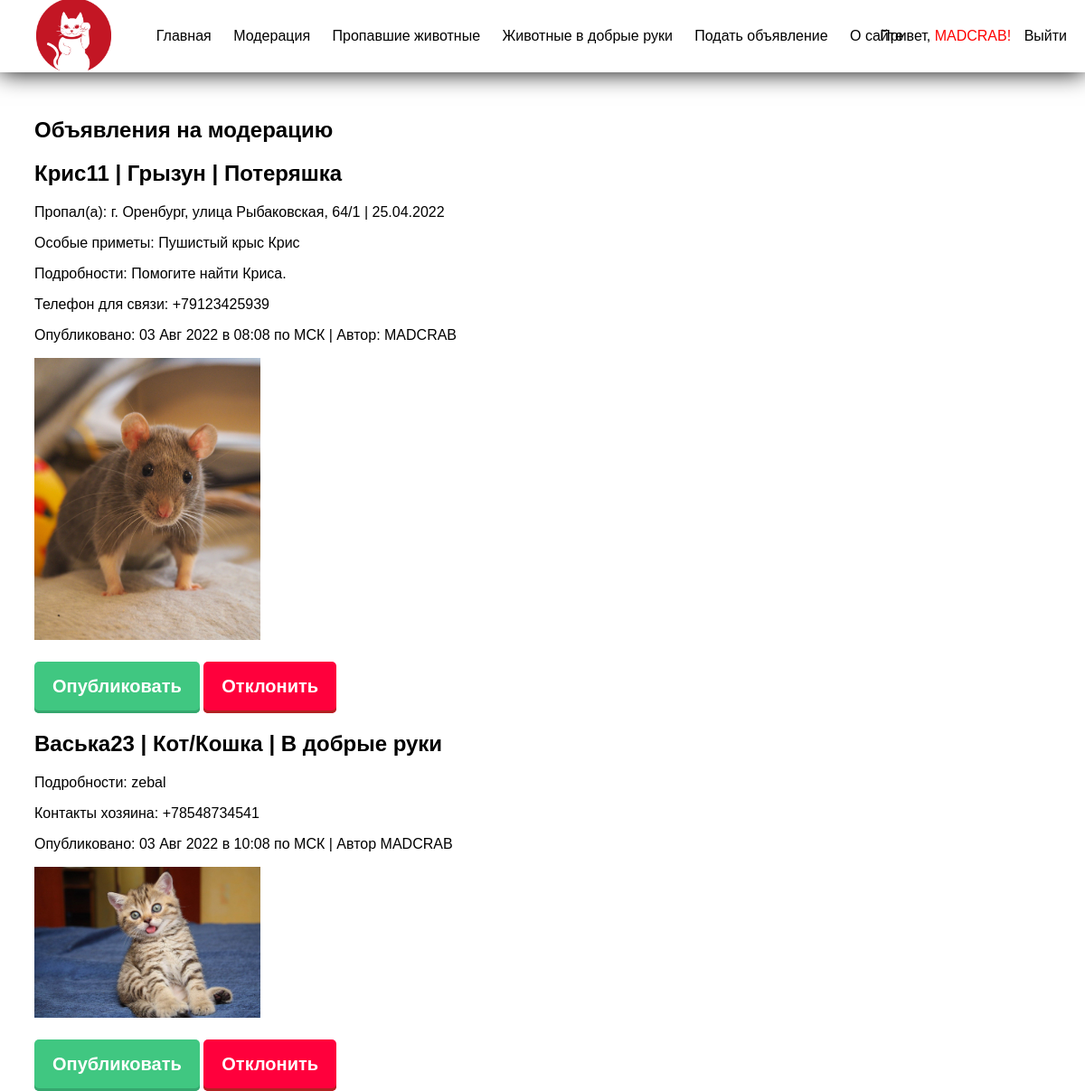
/moderation/to_moderate/ (signed in), run on an earlier commit of the app's database.
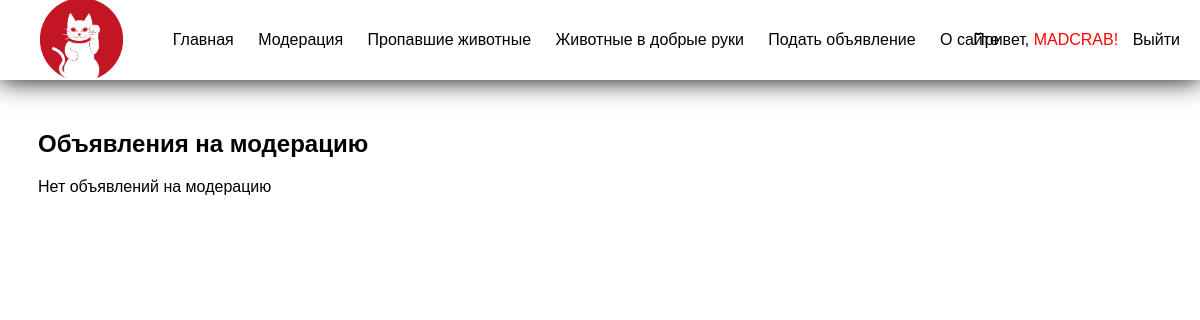
And on a later commit of the database.
### lost/models.py (models this page shows)
class LostAnimal(GeneralAnimalModel):  # модель животного-потеряшки
    absolute_url = 'home'
    place = models.CharField(max_length=200, verbose_name='Где пропал(а)')
    time = models.CharField(max_length=200, verbose_name='Когда пропал(а)')
    special_signs = models.CharField(max_length=200, verbose_name='Особые приметы', blank=True)
    class Meta:
        verbose_name = 'Потерянное животное'
        verbose_name_plural = 'Потерянные животные'

### general_data/models.py (models this page shows, shortened)
class GeneralAnimalModel(models.Model):
    objects = models.Manager()
    absolute_url = 'home'  # НЕОБХОДИМО ПЕРЕОПРЕДЕЛИТЬ ДЛЯ РАБОТЫ МЕТОДА GET_ABSOLUTE_URL
    author = models.ForeignKey(User, on_delete=models.PROTECT, verbose_name='Автор', editable=False, null=True)
    type = models.ForeignKey(AnimalType, on_delete=models.PROTECT, verbose_name='Тип животного')
    name = models.CharField(max_length=200, verbose_name='Кличка')
    description = models.TextField(verbose_name='Описание')
    photo = models.ImageField(upload_to='photos/', verbose_name='Фото', null=True)
    phoneNumberRegex = RegexValidator(regex=r"^\+?1?\d{8,15}$")  # валидатор для поля номера телефона
    phone_number = models.CharField(validators=[phoneNumberRegex], max_length=12, verbose_name='Телефон для связи')
    published = models.DateTimeField(auto_now_add=True, verbose_name='Опубликовано')
    moderated = models.BooleanField(default=False, verbose_name='Прошло модерацию')
    class Meta:
        verbose_name = 'Общая модель животных'
        verbose_name_plural = 'Общие модели животных'
        ordering = ['-published']

class AnimalType(models.Model):  # возможные типы животных для выбора в 'type' в модели LostAnimal
    objects = models.Manager()
    name = models.CharField(max_length=200, verbose_name='Название', unique=True)
    class Meta:
        verbose_name = 'Тип животного'
        verbose_name_plural = 'Типы животных'
    def __str__(self):
        return self.name

### good_hands/models.py (models this page shows)
class AnimalToGoodHands(GeneralAnimalModel):  # модель животного-потеряшки
    absolute_url = 'home'
    class Meta:
        verbose_name = 'Животное в добрые руки'
        verbose_name_plural = 'Животные в добрые руки'

### moderation/views.py (the view)
# urls.py: path('to_moderate/', views.to_moderate, name='to_moderate'),
@user_passes_test(lambda u: u.is_superuser)  # декоратор разрешает доступ только superuser'у
def to_moderate(request):
    lost_animals = LostAnimal.objects.filter(moderated=False)
    good_hands_animals = AnimalToGoodHands.objects.filter(moderated=False)
    context = {'lost_animals': lost_animals,
               'good_hands_animals': good_hands_animals}
    return render(request, 'moderation/moderate_list.html', context)

### templates/moderation/moderate_list.html (shortened to what this page needs)
<!DOCTYPE html>
{% extends 'base.html' %}
{% block content %}
    <h2>Объявления на модерацию</h2>
    {% if lost_animals.count > 0 or good_hands_animals.count > 0 %}
        {% for animal in lost_animals %}
            <div class="animal-chars">
                <h2> {{animal.name}} | {{animal.type}} | Потеряшка </h2>
                <p>Пропал(а): {{animal.place}} | {{animal.time}}</p>
                <p>Особые приметы: {{animal.special_signs}}</p>
                <p>Подробности: {{animal.description}}</p>
                <p>Телефон для связи: {{animal.phone_number}}</p>
                <p>Опубликовано: {{animal.published|date:"d M Y в H:m по МСК"}} | Автор: {{animal.author}}</p>
                <img class="img centered" src="{{animal.photo.url}}" style="width:250px;">
            </div>
            <br>
            <br>
            <a href="{% url 'publish_lost' animal.pk %}" class="button-green" style="font-size: 20px;">Опубликовать</a>
            <a href="{% url 'reject_lost' animal.pk %}" class="button-red" style="font-size: 20px;">Отклонить</a>
            <br>
            <br>
        {% endfor %}
        {% for animal in  good_hands_animals %}
            <div class="animal-chars">
                <h2> {{animal.name}} | {{animal.type}} | В добрые руки </h2>
                <p>Подробности: {{animal.description}}</p>
                <p>Контакты хозяина: {{animal.phone_number}}</p>
                <p>Опубликовано: {{animal.published|date:"d M Y в H:m по МСК"}} | Автор {{animal.author}}</p>
                <img class="img centered" src="{{animal.photo.url}}" style="width:250px;">
            </div>
            <br>
            <br>
            <a href="{% url 'publish_good_hands' animal.pk %}" class="button-green" style="font-size: 20px;">Опубликовать</a>
            <a href="{% url 'reject_good_hands' animal.pk %}" class="button-red" style="font-size: 20px;">Отклонить</a>
            <br>
            <br>
        {% endfor %}
    {% else %}
        <p>Нет объявлений на модерацию</p>
    {% endif %}
{% endblock content %}

### templates/base.html (shortened to what this page needs)
<!DOCTYPE html>
{% load static %}
<html lang="en">
    <head>
        {% block css %}
            <link href="{% static 'lost/css/buttons.css' %}" rel="stylesheet"/>
            <link href="{% static 'lost/css/base.css' %}" rel="stylesheet"/>
            <link href="{% static 'lost/css/dropdown.css' %}" rel="stylesheet"/>
        {% endblock css %}
    </head>
    <body>
        <header>
            <a href="{% url 'home' %}"><img src="{% static 'lost/images/logocat.png' %}"/></a>
            <nav>
                <ul>
                    <li><a href="{% url 'home' %}">Главная</a></li>
                    {% if user.is_superuser %}
                        <li><a href="{% url 'to_moderate' %}">Модерация</a></li>
                    {% endif %}
                    <li><a href="{% url 'lost_list' %}">Пропавшие животные</a></li>
                    <li><a href="{% url 'good_hands_list' %}">Животные в добрые руки</a></li>
                    <div class="dropdown">
                        <li>Подать объявление</li>
                    </div>
                    <li><a href="{% url 'about' %}">О сайте</a></li>
                </ul>
                <div class="nav-auth">
                    {% if user.is_authenticated %}
                        {% if user.is_superuser %}
                            <p>Привет, <a href="/admin/" class="admin-link">{{user.username}}!</a></p>
                            <a href="{% url 'logout' %}">Выйти</a>
                        {% else %}
                            <p>Привет, {{user.username}}!</p>
                            <a href="{% url 'logout' %}">Выйти</a>
                        {% endif %}
                    {% else %}
                        <p> <a href="{% url 'login' %}">Войти</a> </p>
                        <p> <a href="{% url 'signup' %}">Создать аккаунт</a> </p>
                    {% endif %}
                </div>
            </nav>
        </header>
        {% block content %}
        {% endblock content %}
    </body>
</html>

### static/lost/css/base.css (style rules this page uses)
.nav-auth { overflow: visible; position: absolute; right: 0; margin-right: 20px; text-align: right; float: right; }
.nav-auth p { margin: 10px; }
.nav-auth .admin-link { color: red; }
.nav-auth a { text-decoration: none; color: black; }
header img { height: 80px; margin-left: 40px; }
body { height: 125vh; background-image: #ffff; background-size: cover; font-family: sans-serif; margin-top: 80px; padding: 30px; }
header { background-color: white; position: fixed; top: 0; left: 0; right: 0; height: 80px; display: flex; align-items: center; box-shadow: 0 0 25px 0 black; }
header * { display: inline; }
header li { margin: 10px; }
header li a { color: black; text-decoration: none; }

### static/lost/css/dropdown.css (style rules this page uses)
.dropdown { position: relative; display: inline-block; }

What changed in the data, as far as the page shows it:
removed LostAnimal: name "Крис11", type "Грызун", place "г. Оренбург, улица Рыбаковская, 64/1", time "25.04.2022", special_signs "Пушистый крыс Крис", description "Помогите найти Криса.", phone_number "+79123425939", published "03 Авг 2022 в 08:08 по МСК", author "MADCRAB", photo (picture)
removed AnimalToGoodHands: name "Васька23", type "Кот/Кошка", description "zebal", phone_number "+78548734541", published "03 Авг 2022 в 10:08 по МСК", author "MADCRAB", photo (picture)
Also different on the page:
text now shown: "Нет объявлений на модерацию"
